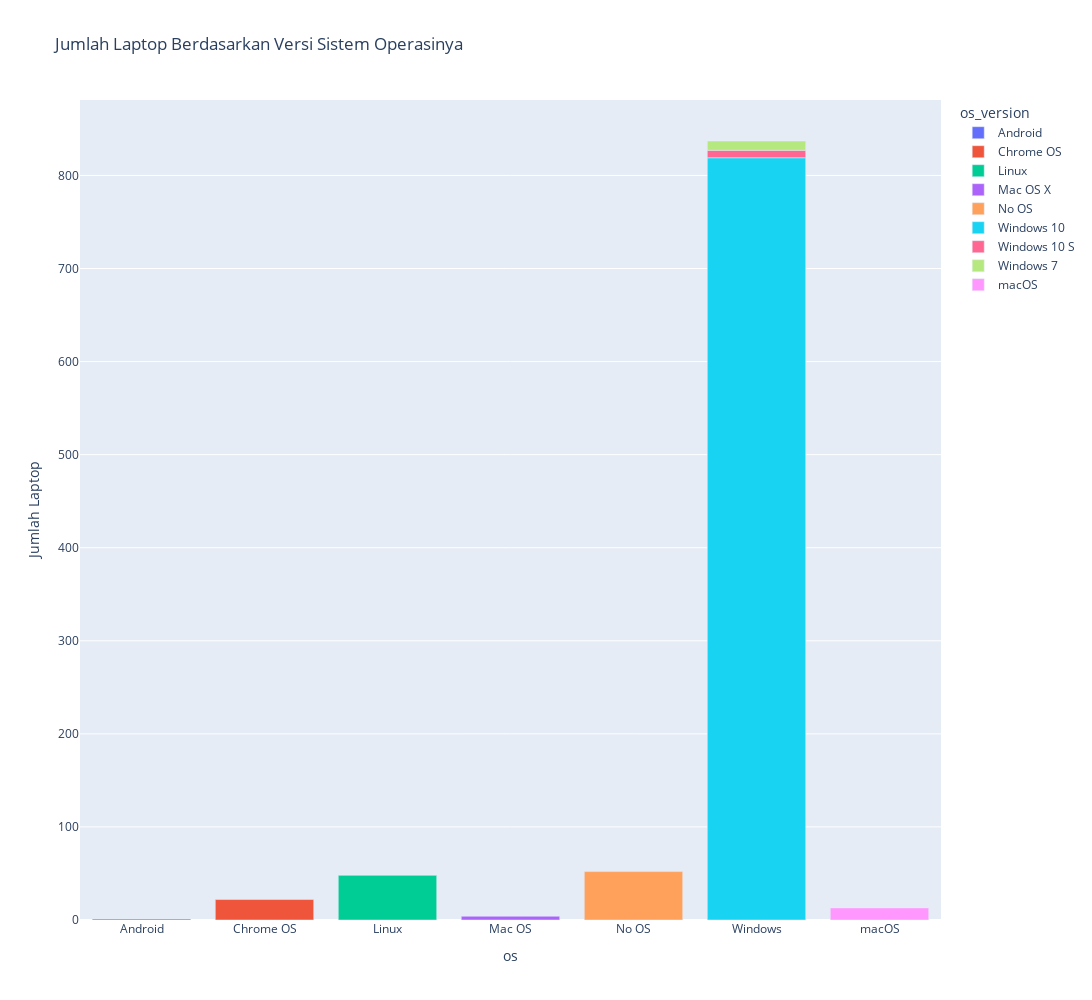

Notebook source saved alongside this figure:
### Markdown cell above
##### Kolom Versi Sistem Operasi

### Code cell
grouped_os_version = laptop.groupby(['os_version', 'os']).size().reset_index(name= 'counts')

fig = px.bar(grouped_os_version, x = 'os', y = 'counts', color = 'os_version', labels = {'counts': 'Jumlah Laptop'}, title= 'Jumlah Laptop Berdasarkan Versi Sistem Operasinya')
fig.update_layout(width = 2400, height = 1000)
fig.show()

### Figure 1 — Plotly figure (JSON) as saved in the notebook; plotly's stock layout.template omitted (floating-point values rounded to 4 significant figures)
{"data": [{"alignmentgroup": "True", "hovertemplate": "os_version=Android <br>os=%{x}<br>Jumlah Laptop=%{y}<extra></extra>", "legendgroup": "Android ", "marker": {"color": "#636efa", "pattern": {"shape": ""}}, "name": "Android ", "offsetgroup": "Android ", "orientation": "v", "showlegend": true, "textposition": "auto", "type": "bar", "x": ["Android"], "xaxis": "x", "y": [1], "yaxis": "y"}, {"alignmentgroup": "True", "hovertemplate": "os_version=Chrome OS <br>os=%{x}<br>Jumlah Laptop=%{y}<extra></extra>", "legendgroup": "Chrome OS ", "marker": {"color": "#EF553B", "pattern": {"shape": ""}}, "name": "Chrome OS ", "offsetgroup": "Chrome OS ", "orientation": "v", "showlegend": true, "textposition": "auto", "type": "bar", "x": ["Chrome OS"], "xaxis": "x", "y": [22], "yaxis": "y"}, {"alignmentgroup": "True", "hovertemplate": "os_version=Linux <br>os=%{x}<br>Jumlah Laptop=%{y}<extra></extra>", "legendgroup": "Linux ", "marker": {"color": "#00cc96", "pattern": {"shape": ""}}, "name": "Linux ", "offsetgroup": "Linux ", "orientation": "v", "showlegend": true, "textposition": "auto", "type": "bar", "x": ["Linux"], "xaxis": "x", "y": [48], "yaxis": "y"}, {"alignmentgroup": "True", "hovertemplate": "os_version=Mac OS X<br>os=%{x}<br>Jumlah Laptop=%{y}<extra></extra>", "legendgroup": "Mac OS X", "marker": {"color": "#ab63fa", "pattern": {"shape": ""}}, "name": "Mac OS X", "offsetgroup": "Mac OS X", "orientation": "v", "showlegend": true, "textposition": "auto", "type": "bar", "x": ["Mac OS"], "xaxis": "x", "y": [4], "yaxis": "y"}, {"alignmentgroup": "True", "hovertemplate": "os_version=No OS <br>os=%{x}<br>Jumlah Laptop=%{y}<extra></extra>", "legendgroup": "No OS ", "marker": {"color": "#FFA15A", "pattern": {"shape": ""}}, "name": "No OS ", "offsetgroup": "No OS ", "orientation": "v", "showlegend": true, "textposition": "auto", "type": "bar", "x": ["No OS"], "xaxis": "x", "y": [52], "yaxis": "y"}, {"alignmentgroup": "True", "hovertemplate": "os_version=Windows 10<br>os=%{x}<br>Jumlah Laptop=%{y}<extra></extra>", "legendgroup": "Windows 10", "marker": {"color": "#19d3f3", "pattern": {"shape": ""}}, "name": "Windows 10", "offsetgroup": "Windows 10", "orientation": "v", "showlegend": true, "textposition": "auto", "type": "bar", "x": ["Windows"], "xaxis": "x", "y": [819], "yaxis": "y"}, {"alignmentgroup": "True", "hovertemplate": "os_version=Windows 10 S<br>os=%{x}<br>Jumlah Laptop=%{y}<extra></extra>", "legendgroup": "Windows 10 S", "marker": {"color": "#FF6692", "pattern": {"shape": ""}}, "name": "Windows 10 S", "offsetgroup": "Windows 10 S", "orientation": "v", "showlegend": true, "textposition": "auto", "type": "bar", "x": ["Windows"], "xaxis": "x", "y": [8], "yaxis": "y"}, {"alignmentgroup": "True", "hovertemplate": "os_version=Windows 7<br>os=%{x}<br>Jumlah Laptop=%{y}<extra></extra>", "legendgroup": "Windows 7", "marker": {"color": "#B6E880", "pattern": {"shape": ""}}, "name": "Windows 7", "offsetgroup": "Windows 7", "orientation": "v", "showlegend": true, "textposition": "auto", "type": "bar", "x": ["Windows"], "xaxis": "x", "y": [10], "yaxis": "y"}, {"alignmentgroup": "True", "hovertemplate": "os_version=macOS <br>os=%{x}<br>Jumlah Laptop=%{y}<extra></extra>", "legendgroup": "macOS ", "marker": {"color": "#FF97FF", "pattern": {"shape": ""}}, "name": "macOS ", "offsetgroup": "macOS ", "orientation": "v", "showlegend": true, "textposition": "auto", "type": "bar", "x": ["macOS"], "xaxis": "x", "y": [13], "yaxis": "y"}], "layout": {"barmode": "relative", "height": 1000, "legend": {"title": {"text": "os_version"}, "tracegroupgap": 0}, "title": {"text": "Jumlah Laptop Berdasarkan Versi Sistem Operasinya"}, "width": 2400, "xaxis": {"anchor": "y", "domain": [0, 1], "title": {"text": "os"}}, "yaxis": {"anchor": "x", "domain": [0, 1], "title": {"text": "Jumlah Laptop"}}}}
